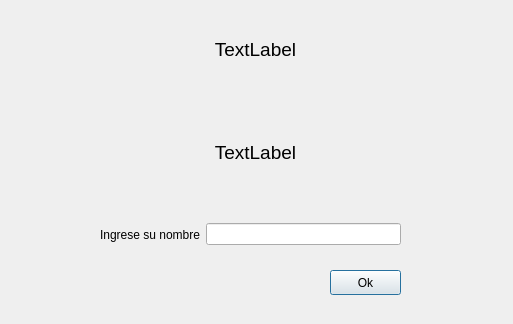
<?xml version="1.0" encoding="UTF-8"?>
<ui version="4.0">
 <class>DialogPuntajes</class>
 <widget class="QDialog" name="DialogPuntajes">
  <property name="geometry">
   <rect>
    <x>0</x>
    <y>0</y>
    <width>513</width>
    <height>324</height>
   </rect>
  </property>
  <property name="windowTitle">
   <string>Dialog</string>
  </property>
  <widget class="QWidget" name="horizontalLayoutWidget">
   <property name="geometry">
    <rect>
     <x>100</x>
     <y>209</y>
     <width>301</width>
     <height>51</height>
    </rect>
   </property>
   <layout class="QHBoxLayout" name="horizontalLayout">
    <item>
     <widget class="QLabel" name="labelNombre">
      <property name="text">
       <string>Ingrese su nombre</string>
      </property>
     </widget>
    </item>
    <item>
     <widget class="QLineEdit" name="lineNombre"/>
    </item>
   </layout>
  </widget>
  <widget class="QPushButton" name="PBok">
   <property name="geometry">
    <rect>
     <x>330</x>
     <y>270</y>
     <width>71</width>
     <height>25</height>
    </rect>
   </property>
   <property name="text">
    <string>Ok</string>
   </property>
  </widget>
  <widget class="QWidget" name="verticalLayoutWidget">
   <property name="geometry">
    <rect>
     <x>10</x>
     <y>0</y>
     <width>491</width>
     <height>201</height>
    </rect>
   </property>
   <layout class="QVBoxLayout" name="verticalLayout">
    <item>
     <widget class="QLabel" name="labelPuntos">
      <property name="font">
       <font>
        <pointsize>14</pointsize>
       </font>
      </property>
      <property name="text">
       <string>TextLabel</string>
      </property>
      <property name="alignment">
       <set>Qt::AlignCenter</set>
      </property>
     </widget>
    </item>
    <item>
     <widget class="QLabel" name="labelMensaje">
      <property name="font">
       <font>
        <pointsize>14</pointsize>
       </font>
      </property>
      <property name="text">
       <string>TextLabel</string>
      </property>
      <property name="alignment">
       <set>Qt::AlignCenter</set>
      </property>
     </widget>
    </item>
   </layout>
  </widget>
 </widget>
 <resources/>
 <connections/>
</ui>
